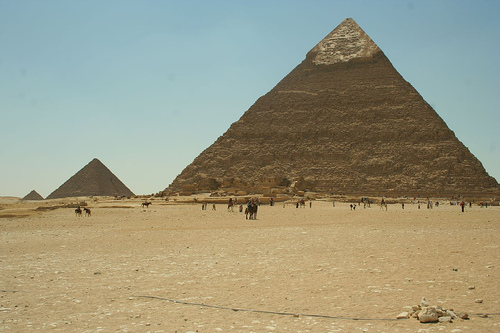
#> input picture Pyramid.jpg, 500 x 333 px
$ python '区域生长.py'
#> lines starting #> are read from the running program, lines starting #| are printed output that depends on the picture; after the words box and inside, x2 and y2 are one past the last pixel; in counts of white or black regions, pixels touching at a corner belong together
import numpy as np
import cv2


class Point(object):
    def __init__(self, x, y):
        self.x = x
        self.y = y

    def getX(self):
        return self.x

    def getY(self):
        return self.y

#计算像素之间的偏差
def getGrayDiff(img, currentPoint, tmpPoint):
    return abs(int(img[currentPoint.x, currentPoint.y]) - int(img[tmpPoint.x, tmpPoint.y]))

#设定八邻域
def selectConnects():
    connects = [Point(-1, -1), Point(0, -1), Point(1, -1), Point(1, 0), Point(1, 1), \
                Point(0, 1), Point(-1, 1), Point(-1, 0)]  # 8邻域
    return connects

#生长函数
def regionGrow(img, seeds, thresh):
    # 读取图像的宽高，并建立一个和原图大小相同的seedMark
    height, weight = img.shape
    seedMark = np.zeros(img.shape)
    # 将定义的种子点放入种子点序列seedList
    seedList = []
    for seed in seeds:
        seedList.append(seed)
    label = 1
    connects = selectConnects()
    # 逐个点开始生长，生长的结束条件为种子序列为空，即没有生长点
    while (len(seedList) > 0):
        # 弹出种子点序列的第一个点作为生长点
        currentPoint = seedList.pop(0)
        # 并将生长点对应seedMark点赋值label（1），即为白色
        seedMark[currentPoint.x, currentPoint.y] = label
        # 以种子点为中心，八邻域的像素进行比较
        for i in range(8):
            tmpX = currentPoint.x + connects[i].x
            tmpY = currentPoint.y + connects[i].y
            # 判断是否为图像外的点，若是则跳过。  如果种子点是图像的边界点，邻域点就会落在图像外
            if tmpX < 0 or tmpY < 0 or tmpX >= height or tmpY >= weight:
                continue
            # 判断邻域点和种子点的差值
            grayDiff = getGrayDiff(img, currentPoint, Point(tmpX, tmpY))
            # 如果邻域点和种子点的差值小于阈值并且是没有被分类的点，则认为是和种子点同类，赋值label，
            # 并作为下一个种子点放入seedList
            if grayDiff < thresh and seedMark[tmpX, tmpY] == 0:
                seedMark[tmpX, tmpY] = label
                seedList.append(Point(tmpX, tmpY))
    return seedMark


if __name__ == '__main__':
    img = cv2.imread('Pyramid.jpg', 0)
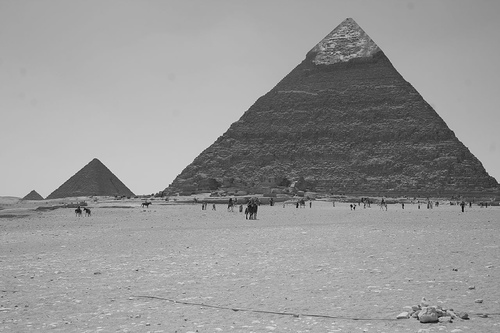
#> img: shape (333, 500); min 4, max 226, mean 150.3
    ret1, th1 = cv2.threshold(img, 80, 255, cv2.THRESH_BINARY)
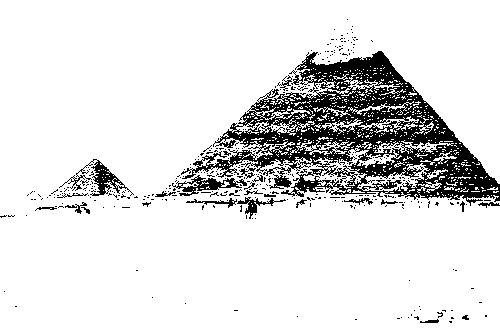
#> th1: shape (333, 500); 87.4% white; 383 black regions (358 under 20 px), largest, box (x1, y1, x2, y2) and area: (181, 51, 500, 206) 17613, (59, 159, 134, 196) 637, (172, 175, 247, 196) 541
    # 选定种子点
    seeds = [Point(10, 10)]
    # 开始从种子点生长
    binaryImg = regionGrow(th1, seeds, 10)
#> the loop in regionGrow, `while (len(seedList) > 0):` made 142010 passes
#> after the loop in regionGrow, `while (len(seedList) > 0):`:
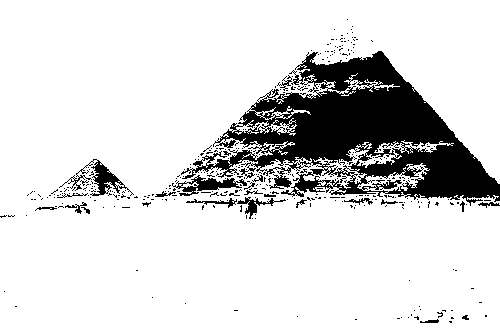
#> seedMark: shape (333, 500) float64; values 0 (black) and 1 (white), 85.3% white; 375 black regions (350 under 20 px), largest, box (x1, y1, x2, y2) and area: (181, 51, 500, 206) 21047, (59, 159, 134, 196) 663, (172, 175, 247, 196) 593
#> after the loop in regionGrow, `while (len(seedList) > 0):`: seedList = []
    cv2.imshow('Original', img)
    cv2.imshow('regionGrow', binaryImg)
    cv2.imwrite('regionGrow.jpg',binaryImg)
    cv2.waitKey(0)
    cv2.destroyAllWindows()
